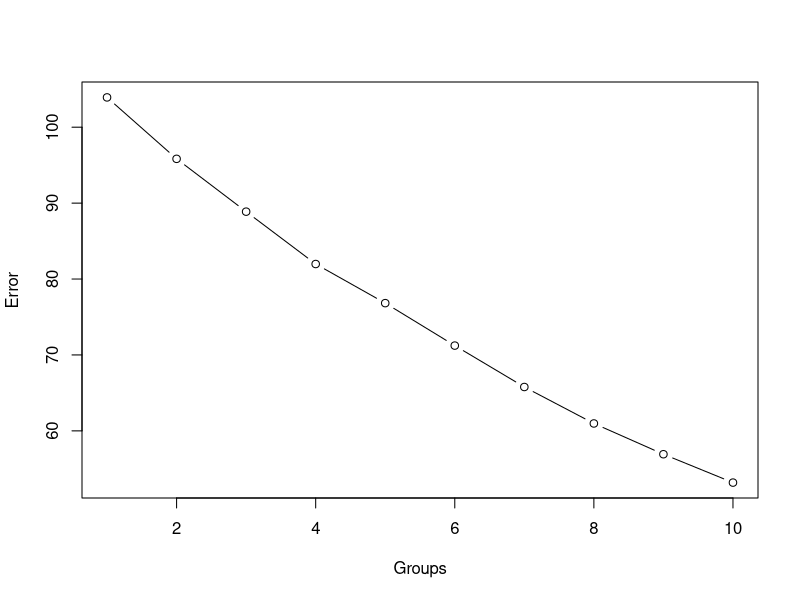

Recreate this plot in R.
install.packages("tm")
library(tm)

#########################

getwd()
setwd("C:/Users/ccordero/Desktop/Maestria/09_MAIM/04_mineria/")
# 1 we need to read the document
frases.fut.viajes <- read.csv('textoClase.txt', stringsAsFactors = F, sep="|", header = F)


# frases.fut.viajes is a data frame
str(frases.fut.viajes)
class(frases.fut.viajes)
# frase returns a content with every line
class(frases.fut.viajes$frase)
frases.fut.viajes$frase[2]
colnames(frases.fut.viajes)
colnames(frases.fut.viajes) <- c("frase")


# 2 We need to convert the document in corpus to be able to work
datos.clase.junio.2020.df <- frases.fut.viajes
# we need to convert the data frame into a corpus to manipulate it as lines of text
base.corpus <- Corpus(VectorSource(datos.clase.junio.2020.df$frase))
class(base.corpus)
ndocs <- length(base.corpus)
inspect(base.corpus)
# content returns a content with every line in a corpus
base.corpus$content[2]

# 3 we need to declare some limits and clean the text 
# thresholds - ignore exremelly rare or common words
minTermFreq <- ndocs * 0.01
maxTermFreq <- ndocs * 0.8
stopwords("spanish")
stopwords("english")
# define stopwords that is a list of words that are going to be removed from the text
# by default the stopwords are english then we need to set the spanish in this case
# The third argument just have to be a list not necessarilly predefined stopwords, in fact
# it is much better to define or list of stop words
base.corpous <- tm_map(base.corpus, removeWords, c(stopwords("spanish"), "cualquier"))

# 4 Now we create a tokenized matrix representation of fraces vs word
# Example frace: Hello world world
#         Hello   world   tv
# frace     1       2     0
dtm = DocumentTermMatrix(base.corpous,
                         control = list(
                           stopwords = TRUE,
                           wordLengths= c(1,Inf),
                           removePunctuation=T,
                           removeNumbers=T,
                           bounds = list(global = c(minTermFreq,maxTermFreq))
                           )
                         )
class(dtm)
# dtm will be an object we need to convert into a matrix
dtm.matrix <- as.matrix(dtm)
dim(dtm.matrix)
dtm.matrix[1:5,1:10]

# 5 We apply inverse documnet frequency
# First we need to understand that if a word appear just in few fraces it will be more usefull
# to classify. Then we are going to take the matrix that we have and divide all the numbers over
# the number of fraces that have it, and not only that also the number the times that appears
# in the frace and others.
# Remember that the method receives a DTM object not a matrix
# mathit{idf}_i = \log_2 \frac{|D|}{|\{d \mid t_i \in d\}|
?weightTfIdf
dtm <- weightTfIdf(dtm, normalize = TRUE)
dtm.matrix.tf.idf <- as.matrix(dtm)
nrow(dtm.matrix.tf.idf)
dtm.matrix.tf.idf[1:5,1:10]
class(dtm.matrix.tf.idf)
dim(dtm.matrix.tf.idf)
# remove empty rows because maybe after removing stopwords or too frequent or unfrequent words maybe a row is empty now
rowTotals <- apply(dtm.matrix.tf.idf,1,sum)
dtm.matrix.tf.idf <- dtm.matrix.tf.idf[rowTotals > 0,]
dim(dtm.matrix.tf.idf)

# 6 apply Kmeans
# Kmeans is designed to make clusters. We have to define a number  of centroids, and every centroid, this start
# randomly positioned but they will be move to the center of the points closer to such centroid. Many iterations can be performed,
# or it can stops if the error is not changing.
# The error in Kmeans is the square mean error of the distances from the points of a cluster to its centroid. We have one error
# mesurement per cluster but we can add all of them to have a total.
# The most complicated point is to define the number of centroids.
# We are going to start doing an analysis to know how many centroids are ideal.
# we are going to apply kmeans from 1 centroid to 10 and check the error(withinss) then we are going to plot the result
# When we start watching progres we are going to take that result as the best number of centroids. We call it elbow rule.
base.kmeans <- dtm.matrix.tf.idf
# We need to treat it like dataframe
classified.docs <- as.data.frame(base.kmeans)
wss <- vector()
for(i in 1:10){
  set.seed(1234)
  wss[i] <- sum(kmeans(base.kmeans, centers = i, iter.max = 100)$withinss)
}
plot(1:10, wss, type="b", xlab="Groups", ylab="Error")
# We can see that after the point 2 and 4 there is a gradual improvement then we are going to take 2 centers because
# a rule in machine learning is to take the simples model as posible.

# 7 Evaluate the group
set.seed(1000)
kmeans.model <- kmeans(base.kmeans, centers = 2, iter.max = 100)
# kmeans can also provide the cluster that every point belong with the atribute cluster
datos.clase.junio.2020.df$Grupo <- kmeans.model$cluster[1:dim(dtm.matrix.tf.idf)[1]]
# The result is that we have 2 goups and we can group them in this way :  
# 1 1 2 2 2 1 1 1 1 1 1 2 1 1 1 1 1 1 1 1 1 1 1 1 1 1 1 1 1 1 1
# 1 shall be for traveling and 2 for futbol
set.seed(1000)
kmeans.model <- kmeans(base.kmeans, centers = 4, iter.max = 100)
# kmeans can also provide the cluster that every point belong with the atribute cluster
datos.clase.junio.2020.df$Grupo <- kmeans.model$cluster[1:dim(dtm.matrix.tf.idf)[1]]
# The result is that we have 2 goups and we can group them in this way : 
# Results are much better if the lenght of the fraces is the same or similar
# 3 3 2 2 2 3 3 1 3 3 3 2 3 3 3 3 3 3 3 3 4 3 3 3 3 3 3 3 3 3 3
# Applying 4 centers
# 2,4 futbol
# 1,3 for travel
# it is a little bit more precise
